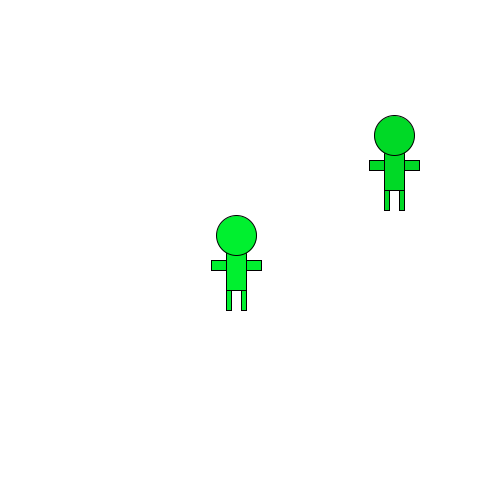
Frame 1 (no input)
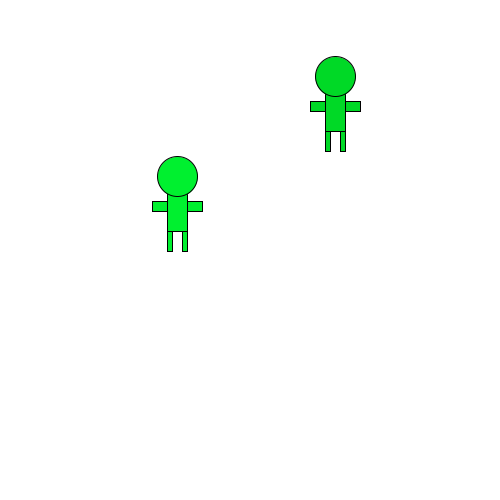
Frame 60 (the mouse pressed at the canvas centre just before this capture)
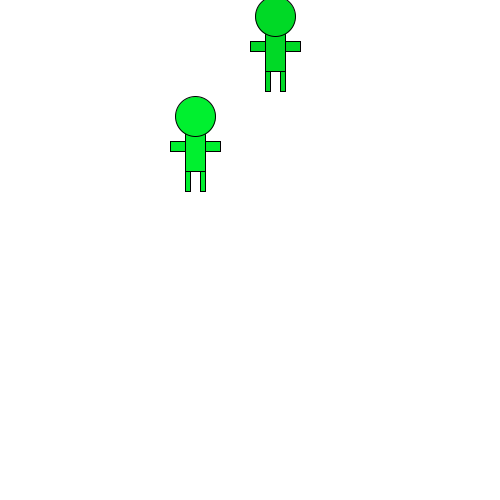
Frame 120 (the mouse held since frame 60 and released just before this capture)

The Processing sketch that drew these frames (run headless with seeded random() and noise(); from frame 60 on, the mouse is pressed at the canvas centre):

// Processing sketch: processing_116846
// ── processing_116846.pde

Zombie carl;
Zombie frank;
void setup() {
  size(500,500);
  carl = new Zombie();
  frank = new Zombie();
}

void draw() {
  background(255);
  carl.display();
  frank.display();
  carl.move();
  frank.move();
  carl.count();
  frank.count();
}

class Zombie {
  float x;
  float y;
  color c;
  float bodyHeight;
  float bodyWidth;
  float headR;
  float armLength;
  float armHeight;
  float legWidth;
  float legHeight;
  boolean goX;
  boolean goY;
  int randomX;
  int randomY;
  int counter;
  
Zombie() {
  c = color (0,random(150,255),random(150));
  x = random(90,410);
  y = random(90,410);
  bodyHeight = 50;
  bodyWidth = 20;
  headR = 40;
  armLength = 50;
  armHeight = 10;
  legWidth = 5;
  legHeight = 20;
  randomX = 1;
  randomY = 1;
}

void display() {
  rectMode(CENTER);
  fill(c);
  rect(x,y,armLength,armHeight);
  rect(x,y,bodyWidth,bodyHeight);
  ellipse(x,y-30,headR,headR);
  rect(x-(bodyWidth/2)+(legWidth/2),y+(bodyHeight/2)+(legHeight/2),legWidth,legHeight);
  rect(x+(bodyWidth/2)-(legWidth/2),y+(bodyHeight/2)+(legHeight/2),legWidth,legHeight);
}

void count() {
  counter = counter + 1;
  if (counter == 41) {
  counter = 1;
  }
}
void move() {
  if (counter == 40) {
  randomX = int(random(1,5));
  randomY = int(random(1,5));
  }
  if (randomX > 2) {
  goX = true; 
  }
  else {
  goX = false;
 } 
  if (randomY > 2) {  
  goY = true;
  }
  else {
  goY = false;
  }
 if (goX == true) {
   x = x + 1;
 }
 else {
   x = x - 1;
 }
  if (goY == true) {
   y = y + 1;
 }
 else {
   y = y - 1;
 }
} 
}
